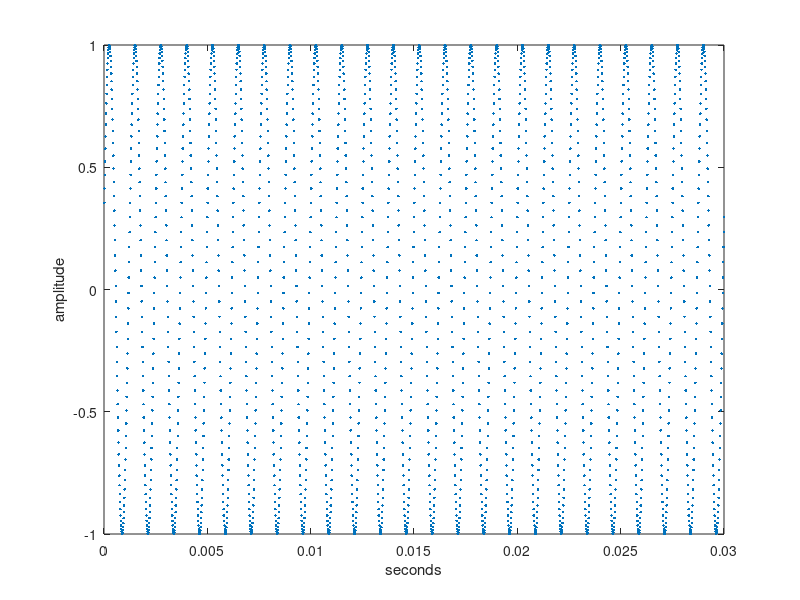

Source code (MATLAB):
% sine840hz.m generate 840 Hz sine wave with sampling rate fs=1/Tu     f=800;                       % frequency of wavetime=0.03;                   % total time in secondsTu=1/80000;                  % sampling intervalt=Tu:Tu:time;                % define a "time" vector w=sin(2*pi*f*t + 0.3);       % define the sine wave  plot(t,w,'.');               % plot the sine vs. timexlabel('seconds')            % label the x axisylabel('amplitude')          % label the y axis